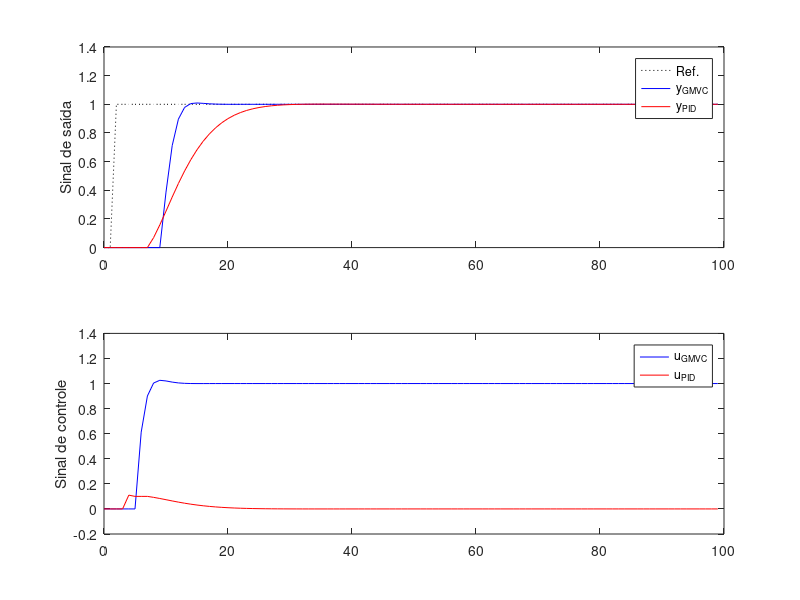

Here is the MATLAB script that generated this plot:
%% Atividade 04: 
% Projetar o sistemas GMVC incrementais de ordem mínima
clear all; close all; clc;

%% Planta a) G(s) = ( 1/(s+1) )*e^{-3s}
Ts = 1;   % periodo de amostragem (s)
d = round((3/Ts) + 1);   % atraso discreto (em amostras)
lambida = 1;

Gs = tf(1, [1 1])
Gz = c2d(Gs,Ts, 'zoh')

Az = Gz.den{1};
    a0 = Az(1); a1 = Az(2);
Bz = Gz.num{1};
    b0 = Bz(2);

    % Ampliar o modelo para incluir a diferença discreta.
    % Δ = 1-z^-1
    DAz = conv(Az,[1 -1]);
        da0 = DAz(1); da1 = DAz(2); da2 = DAz(3);

    % Equação Diofantina
        % E(z)= e0 + e1*z^{-1} + e2*z^{-2}
        % F(z)= f0 + f1*z^{-1}
    e0 = 1;
    e1 = -da1;
    e2 = -da1*e1-da2;
    e3 = -da1*e2-da2*e1;
    f0 = -da2*e2-da1*e3;
    f1 = -da2*e3;
    
    % R(z)
    r0 = b0*e0+lambida;
    r1 = b0*e1;
    r2 = b0*e2;
    r3 = b0*e3;

    % Controlador PID
    kp = 0.1;  ki = 0; kd = 0.01;
    s0 = kp +ki*Ts +kd/Ts;
    s1 = -kp -2*kd/Ts;
    s2 = kd/Ts;
    

%% Simulação no dominio do tempo
tfinal = 100; % tempo de simulação (em segundos)
N = round( tfinal/Ts );
t = 0:Ts:N*Ts-Ts;

    % Sinal de referencia
    ref(1:N) = 0; ref(3:N) = 1;
    % ref(1:5)=0;
    % ref(6: round( N/3 ))=1;
    % ref(1+round( N/3 ): round(2*N/3) )=2.5;
    % ref(1+round( 2*N/3 ): N )= 4;

    % Perturbação de carga
    v1 = zeros(1,N); v1(round(N/3):round(2*N/3)) = 0*0.5;

    % Ruído sensor
    v2 = 0*wgn(1,N,1e-4,'linear');

    % Ruído de processo
    w = 0*wgn(1,N,1e-4,'linear');
    
    % Condições iniciais
    y(1:4) = 0; dw(1:5) = 0; u(1:4) = 0; du(1:4) = 0;
    y_pid(1:4) = 0; u_pid(1:4) = 0; e(1:4) = 0;
     
for k = 5:N

    % Variação do ruído de processo
    dw(k) = w(k) - w(k-1);

    % Modelo da planta
    y(k) = (1/da0)*( -da1*y(k-1)-da2*y(k-2)+b0*du(k-4)+dw(k) ...
                     +v1(k)+da1*v1(k-1)+da2*v1(k-2) ...
                     +v2(k)+da1*v2(k-1)+da2*v2(k-2) );

    y_pid(k) = (1/da0)*( -da1*y_pid(k-1)-da2*y_pid(k-2)+b0*u_pid(k-4)+dw(k) ...
                     +v1(k)+da1*v1(k-1)+da2*v1(k-2) ...
                     +v2(k)+da1*v2(k-1)+da2*v2(k-2) );

    % Controlador GMVC incremental de ordem mínima
    du(k) = (1/r0)*( -r1*du(k-1)-r2*du(k-2)-r3*du(k-3)+ref(k-4)-f0*y(k)-f1*y(k-1) ); 
    u(k) = u(k-1) +du(k);

    % Cotrolador PID
    e(k) = ref(k) - y_pid(k);
    u_pid(k) = u_pid(k-1) + s0*e(k) +s1*e(k-1) + s2*e(k-2);

end

% Plot
figure;
subplot(211)
    plot(t,ref,':k',t,y,'b',t,y_pid,'r');
    ylabel('Sinal de saída');
    legend('Ref.','y_{GMVC}', 'y_{PID}');
subplot(212)
    plot(t,u,'b',t,u_pid,'r');
    legend('u_{GMVC}', 'u_{PID}');
    ylabel('Sinal de controle');

%% Análise dos índices ISE e ISU

    % Integral of Squared Error (ISE)
        % ISE pequeno = controle agressivo
    ISE = sum((ref - y).^2)
    
    % Integral of Squared Control Increment (ISU)
        % ISU pequeno = controle conservador
    ISU = sum(du.^2)
 
%% Análise das variâncias
    
    % Variância da saida
    var_y = var(y)
    % Variância do sinal de controle
    var_u = var(u)
    % Variância do erro
    var_e = var((ref - y))
